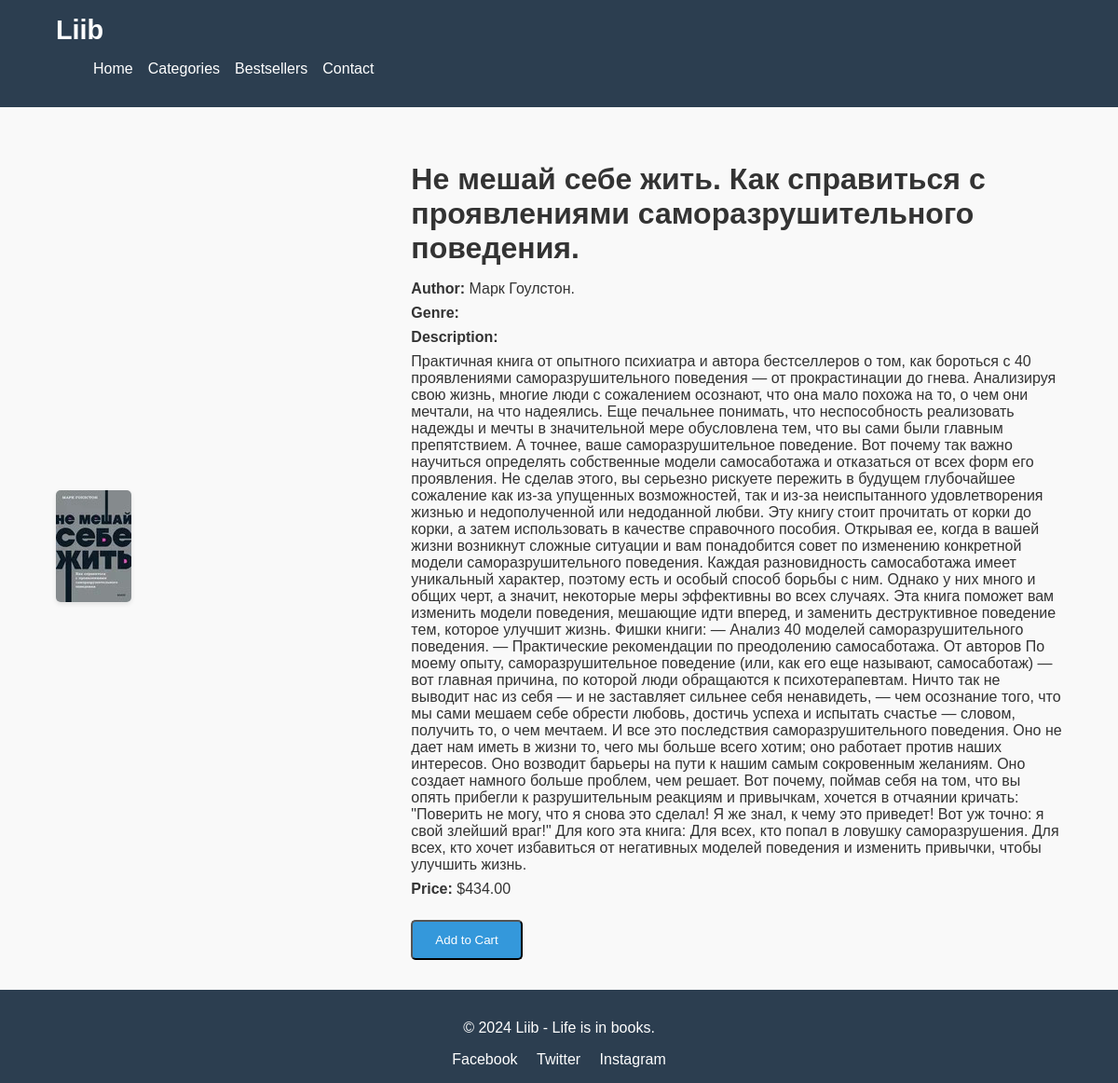
The app's page /book/16/ with its own data.
### books/models.py (models this page shows, shortened)
class Book(models.Model):
    title = models.CharField(max_length=100)
    author = models.CharField(max_length=100)
    published_date = models.DateField()
    photo = models.ImageField(upload_to='images/')
    description = models.TextField(null=True, blank=True)
    price = models.DecimalField(max_digits=8, decimal_places=2, null=True)
    genre = models.ForeignKey(Genre, on_delete=models.SET_NULL, null=True, related_name='books')

### books/views.py (the view)
# urls.py: path('book/<int:book_id>/', bookpage_view, name='book'),
def bookpage_view(request, book_id):
    bookobj = Book.objects.get(id=book_id)
    return render(request, 'bookpage.html',{'book': bookobj})

### templates/bookpage.html (shortened to what this page needs)
<!DOCTYPE html>
{% load static %}
<html lang="en">
<head>
    <link rel="stylesheet" href="{% static 'css/bookpagestyle.css' %}">
</head>
<body>
    <header>
        <div class="container">
            <h1 class="logo">Liib</h1>
            <nav>
                <ul class="nav-links">
                    <li><a href="/home/">Home</a></li>
                    <li><a href="/categories/">Categories</a></li>
                    <li><a href="/bestsellers/">Bestsellers</a></li>
                    <li><a href="/contact/">Contact</a></li>
                </ul>
            </nav>
        </div>
    </header>
    <main>
        <section class="book-detail">
            <div class="container">
                <div class="book-detail-grid">
                    <div class="book-image">
                        <img src="{{ book.photo.url }}" alt="{{ book.title }}">
                    </div>
                    <div class="book-info">
                        <h1>{{ book.title }}</h1>
                        <p><strong>Author:</strong> {{ book.author }}</p>
                        <p><strong>Genre:</strong> {{ book.get_genre_display }}</p>
                        <p><strong>Description:</strong></p>
                        <p>{{ book.description }}</p>
                        <p><strong>Price:</strong> ${{ book.price }}</p>
                        <button class="btn">Add to Cart</button>
                    </div>
                </div>
            </div>
        </section>
    </main>
    <footer>
        <div class="container">
            <p>&copy; 2024 Liib - Life is in books.</p>
            <div class="social-links">
                <a href="#">Facebook</a>
                <a href="#">Twitter</a>
                <a href="#">Instagram</a>
            </div>
        </div>
    </footer>
</body>
</html>

### static/css/bookpagestyle.css (style rules this page uses)
.book-detail { padding: 2rem 0; background-color: #f9f9f9; }
.book-detail-grid { display: grid; grid-template-columns: 1fr 2fr; gap: 2rem; align-items: center; }
.book-image img { max-width: 100%; border-radius: 5px; box-shadow: 0 2px 5px rgba(0, 0, 0, 0.1); }
.book-info h1 { font-size: 2rem; margin-bottom: 1rem; }
.book-info p { margin: 0.5rem 0; }
.book-info .btn { margin-top: 1rem; }
body { font-family: Arial, sans-serif; margin: 0; padding: 0; color: #333; background-color: #f9f9f9; }
.container { width: 90%; max-width: 1200px; margin: 0 auto; }
header { background-color: #2c3e50; color: white; padding: 1rem 0; }
.logo { font-size: 1.8rem; margin: 0; }
.nav-links { list-style: none; display: flex; gap: 1rem; }
.nav-links a { color: white; text-decoration: none; }
.btn { display: inline-block; padding: 0.75rem 1.5rem; background-color: #3498db; color: white; text-decoration: none; border-radius: 5px; }
footer { background-color: #2c3e50; color: white; padding: 1rem 0; text-align: center; }
.social-links a { color: white; text-decoration: none; margin: 0 0.5rem; }

### records on screen
Book: photo (picture), title "Не мешай себе жить. Как справиться с проявлениями саморазрушительного поведения.", author "Марк Гоулстон.", description "Практичная книга от опытного психиатра и автора бестселлеров о том, как бороться с 40 проявлениями саморазрушительного поведения — от прокрастинации до гнева. Анализируя свою жизнь, многие люди с сожалением осознают, что она мало похожа на то, о чем они мечтали, на что надеялись. Еще печальнее понимать, что неспособность реализовать надежды и мечты в значительной мере обусловлена тем, что вы сами были главным препятствием. А точнее, ваше саморазрушительное поведение. Вот почему так важно научиться определять собственные модели самосаботажа и отказаться от всех форм его проявления. Не сделав этого, вы серьезно рискуете пережить в будущем глубочайшее сожаление как из-за упущенных…", price "434.00"
